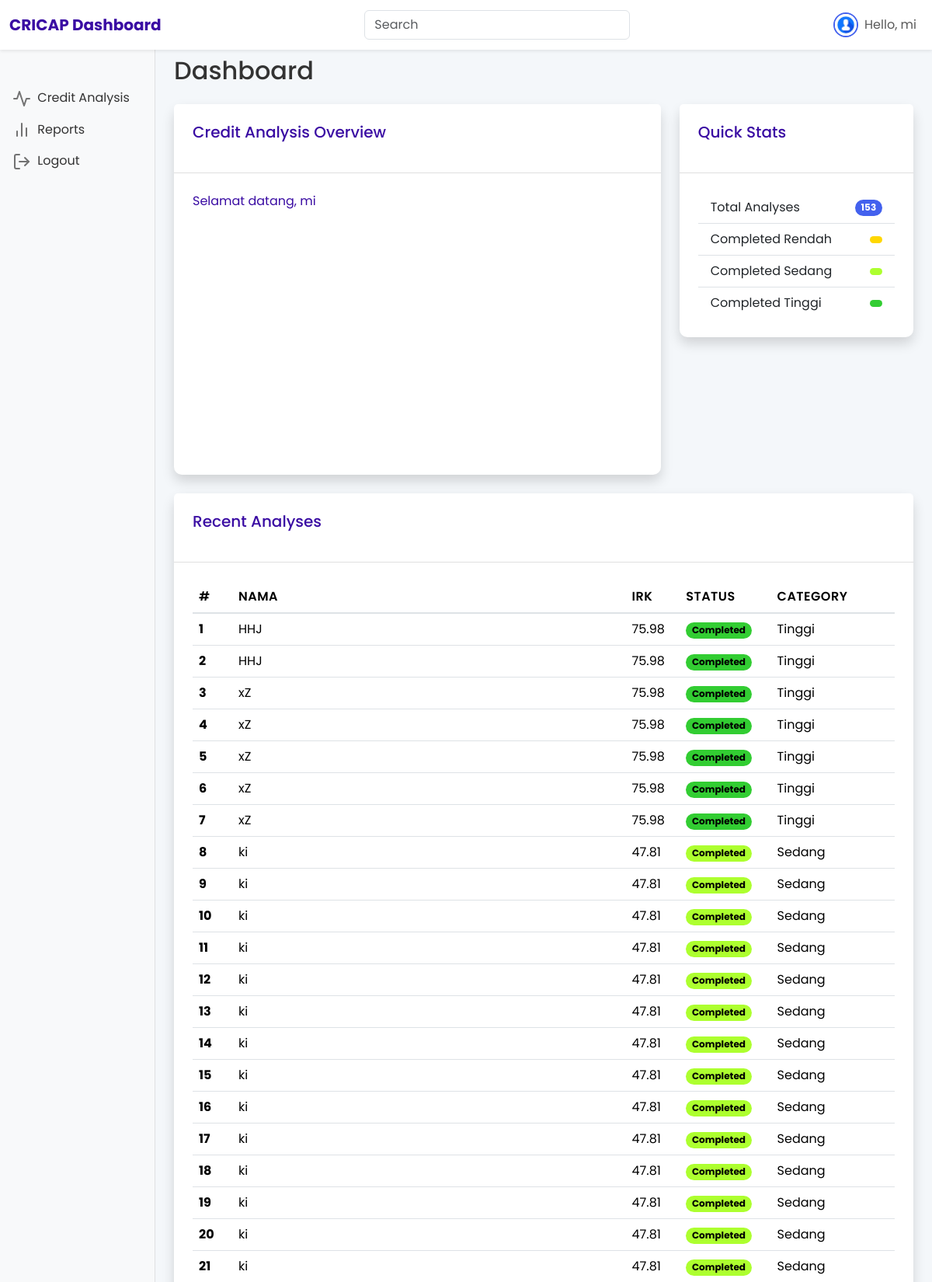
Screenshot of /dashboard/user/ (signed in, upper part) with the database file from the repository.
### base/models.py (models this page shows, shortened)
class IRKResult(models.Model):
    user = models.ForeignKey(User, on_delete=models.CASCADE)
    nama = models.CharField(max_length=150, null=True, blank=True)      # snapshot nama
    pekerjaan = models.CharField(max_length=120, null=True, blank=True)  # snapshot pekerjaan
    kecamatan = models.CharField(max_length=150, null=True, blank=True)  # snapshot kecamatan (nama)
    desa = models.CharField(max_length=150, null=True, blank=True)       # snapshot desa (nama)
    irk = models.FloatField(null=True, blank=True)
    category = models.CharField(max_length=100, null=True, blank=True)
    created_at = models.DateTimeField(auto_now_add=True)
    class Meta:
        ordering = ['-id']

### base/views.py (the view)
# urls.py: path('dashboard/user/', views.dashboard_home_user_view, name='dashboard-home-user'),
@login_required
def dashboard_home_user_view(request):
    if request.user.is_superuser:
        messages.warning(request, "Halaman ini hanya untuk pengguna biasa.")
        return redirect('dashboard-home')  # admin diarahkan ke dashboard admin
    user_results = IRKResult.objects.filter(user=request.user).order_by('-id')
    results_with_name = [
        {
            'nama': result.nama or "-",
            'irk': result.irk,
            'category': result.category,
            'kecamatan': result.kecamatan or "-",
            'desa': result.desa or "-"
        }
        for result in user_results
    ]
    return render(request, 'dashboard_home_user.html', {
        'results_with_name': results_with_name,
        'total_survey': len(results_with_name),
        'category': results_with_name[0]['category'] if results_with_name else "Belum Ada Data",
    })

### base/templates/dashboard_home_user.html (shortened to what this page needs)
{% extends "master.html" %}
{% load static %}
{% block head %}
<link href="{% static 'assets/css/dashboard.css' %}" rel="stylesheet">
{% endblock %}
{% block content %}
<div class="dashboard d-flex flex-column min-vh-100">
    <nav class="navbar navbar-expand-lg navbar-light fixed-top">
        <div class="container-fluid">
            <a class="navbar-brand" href="{% url 'dashboard-home' %}">CRICAP Dashboard</a>
            <div class="collapse navbar-collapse" id="navbarSupportedContent">
                <form class="d-flex ms-auto">
                    <input class="form-control me-2" type="search" placeholder="Search" aria-label="Search">
                </form>
                <ul class="navbar-nav ms-auto mb-2 mb-lg-0">
                    <li class="nav-item dropdown">
                        <a class="nav-link dropdown-toggle d-flex align-items-center" href="#" id="navbarDropdown" role="button" data-bs-toggle="dropdown" aria-expanded="false">
                            <img src="{% static 'assets/img/User-Profile.jpeg' %}" alt="User Profile" class="rounded-circle me-2" width="32" height="32">
                            Hello, {{user}}
                        </a>
                    </li>
                </ul>
            </div>
        </div>
    </nav>
    <div class="container-fluid">
        <div class="row">
            <nav id="sidebar" class="col-md-3 col-lg-2 d-md-block bg-light sidebar collapse">
                <div class="position-sticky pt-3">
                    <ul class="nav flex-column">
                        <li class="nav-item">
                            <a class="nav-link" href="{% url 'survey_user' %}">
                                <svg width="24" height="24" viewBox="0 0 24 24" xmlns="http://www.w3.org/2000/svg" fill="none" stroke="currentColor" stroke-width="2" stroke-linecap="round" stroke-linejoin="round" class="feather feather-activity"><polyline points="22 12 18 12 15 21 9 3 6 12 2 12"></polyline></svg>
                                Credit Analysis
                            </a>
                        </li>
                        <li class="nav-item">
                            <a class="nav-link" href="{% url 'report_user' %}">
                                Reports
                            </a>
                        </li>
                        <li class="nav-item">
                            <a class="nav-link" href="{% url 'home' %}">
                                Logout
                            </a>
                        </li>
                    </ul>
                </div>
            </nav>
            <main class="col-md-9 ms-sm-auto col-lg-10 px-md-4 py-4">
                <nav aria-label="breadcrumb">
                    <ol class="breadcrumb">
                        <li class="breadcrumb-item"><a href="#">Home</a></li>
                        <li class="breadcrumb-item active" aria-current="page">Analysis</li>
                    </ol>
                </nav>
                <h1 class="h2 mb-4">Dashboard</h1>
                <div class="row">
                    <div class="col-12 col-xl-8 mb-4">
                        <div class="card">
                            <div class="card-header">
                                <h5 class="card-title">Credit Analysis Overview</h5>
                            </div>
                            <div class="card-body">
                                <p class="card-title">Selamat datang, {{user}}</p>
                                <div id="creditAnalysisChart" style="height: 300px;"></div>
                            </div>
                        </div>
                    </div>
                    <div class="col-12 col-xl-4 mb-4">
                        <div class="card">
                            <div class="card-header">
                                <h5 class="card-title">Quick Stats</h5>
                            </div>
                            <div class="card-body">
                                <ul class="list-group list-group-flush">
                                    <li class="list-group-item d-flex justify-content-between align-items-center">
                                        Total Analyses
                                        <span class="badge bg-primary rounded-pill">{{ results_with_name|length }}</span>
                                    </li>
                                    <li class="list-group-item d-flex justify-content-between align-items-center">
                                        Completed Rendah
                                        <span class="badge rounded-pill" style="background-color:#FFD700; color:#000;">
                                        </span>
                                    </li>
                                    <li class="list-group-item d-flex justify-content-between align-items-center">
                                        Completed Sedang
                                        <span class="badge rounded-pill" style="background-color:#ADFF2F; color:#000;">
                                        </span>
                                    </li>
                                    <li class="list-group-item d-flex justify-content-between align-items-center">
                                        Completed Tinggi
                                        <span class="badge rounded-pill" style="background-color:#32CD32; color:#000;">
                                        </span>
                                    </li>
                                </ul>
                            </div>
                        </div>
                    </div>
                </div>
                <div class="row">
                    <div class="col-12 mb-4">
                        <div class="card">
                            <div class="card-header">
                                <h5 class="card-title">Recent Analyses</h5>
                            </div>
                            <div class="card-body">
                                <div class="table-responsive">
                                    <table class="table table-hover">
                                        <thead>
                                            <tr>
                                                <th scope="col">#</th>
                                                <th scope="col">Nama</th>
                                                <th scope="col">IRK</th>
                                                <th scope="col">Status</th>
                                                <th scope="col">category</th>
                                            </tr>
                                        </thead>
                                        <tbody>
                                        {% for res in results_with_name %}
                                        <tr>
                                        <th scope="row">{{ forloop.counter }}</th>
                                        <td>{{ res.nama }}</td>
                                        <td>{{ res.irk|floatformat:2 }}</td>
                                        <td>
                                            <span class="badge rounded-pill"
                                                {% if res.category == 'Tinggi' %}
                                                    style="background-color:#32CD32; color:black"
                                                {% elif res.category == 'Sedang' %}
                                                    style="background-color:#ADFF2F; color:#000;"
                                                {% elif res.category == 'Rendah' %}
                                                    style="background-color:#FFD700; color:#000;"
                                                {% else %}
                                                    style="background-color:#6c757d; color:#white;"
                                                {% endif %}>
                                                Completed
                                            </span>
                                        </td>
                                        <td>{{ res.category }}</td>
                                        </tr>
                                        {% endfor %}
                                        </tbody>
                                    </table>
                                </div>
                            </div>
                        </div>
                    </div>
                </div>
            </main>
        </div>
    </div>
</div>
{% endblock %}

### mystaticfiles/assets/css/dashboard.css (style rules this page uses)
.dashboard { display: flex; flex-direction: column; min-height: 100vh; }
.navbar { background-color: #ffffff !important; box-shadow: 0 2px 4px rgba(0,0,0,.08); }
.navbar-brand { font-weight: 700; color: #3a0ca3; }
.dropdown-toggle::after { display: none; }
.sidebar { position: fixed; top: 0; bottom: 0; left: 0; padding: 90px 0 0; box-shadow: inset -1px 0 0 rgba(0, 0, 0, .1); z-index: 99; }
.sidebar .nav-link { color: #333; transition: all 0.3s; }
.sidebar .nav-link .feather { margin-right: 4px; color: #727272; }
main { padding-top: 90px; }
.breadcrumb { background-color: transparent; padding: 0; margin-bottom: 1.5rem; }
.breadcrumb-item.active { color: #6c757d; }
.card { border: none; border-radius: 10px; box-shadow: 0 0.5rem 1rem rgba(0, 0, 0, 0.15); transition: all 0.3s ease; }
.card-header { background-color: #fff; border-bottom: 1px solid rgba(0,0,0,.125); padding: 1.5rem; }
.card-body { padding: 1.5rem; }
.table thead th { border-top: none; border-bottom: 2px solid #dee2e6; font-weight: 600; text-transform: uppercase; letter-spacing: 0.5px; }
.bg-primary { background-color: #4361ee !important; }
.rounded-circle { border: 2px solid #4361ee; }
.card-title { color: #3a0ca3; margin: 0 0 1rem 0; }

### rows the page displays
IRKResult: nama "HHJ", irk "75.98", category "Tinggi"
IRKResult: nama "HHJ", irk "75.98", category "Tinggi"
IRKResult: nama "xZ", irk "75.98", category "Tinggi"
IRKResult: nama "xZ", irk "75.98", category "Tinggi"
IRKResult: nama "xZ", irk "75.98", category "Tinggi"
IRKResult: nama "xZ", irk "75.98", category "Tinggi"
IRKResult: nama "xZ", irk "75.98", category "Tinggi"
IRKResult: nama "ki", irk "47.81", category "Sedang"
IRKResult: nama "ki", irk "47.81", category "Sedang"
IRKResult: nama "ki", irk "47.81", category "Sedang"
IRKResult: nama "ki", irk "47.81", category "Sedang"
IRKResult: nama "ki", irk "47.81", category "Sedang"
IRKResult: nama "ki", irk "47.81", category "Sedang"
IRKResult: nama "ki", irk "47.81", category "Sedang"
IRKResult: nama "ki", irk "47.81", category "Sedang"
IRKResult: nama "ki", irk "47.81", category "Sedang"
IRKResult: nama "ki", irk "47.81", category "Sedang"
IRKResult: nama "ki", irk "47.81", category "Sedang"
IRKResult: nama "ki", irk "47.81", category "Sedang"
IRKResult: nama "ki", irk "47.81", category "Sedang"
IRKResult: nama "ki", irk "47.81", category "Sedang"

### other values shown
{{ user }} "mi"
{{ results_with_name|length }} "153"
